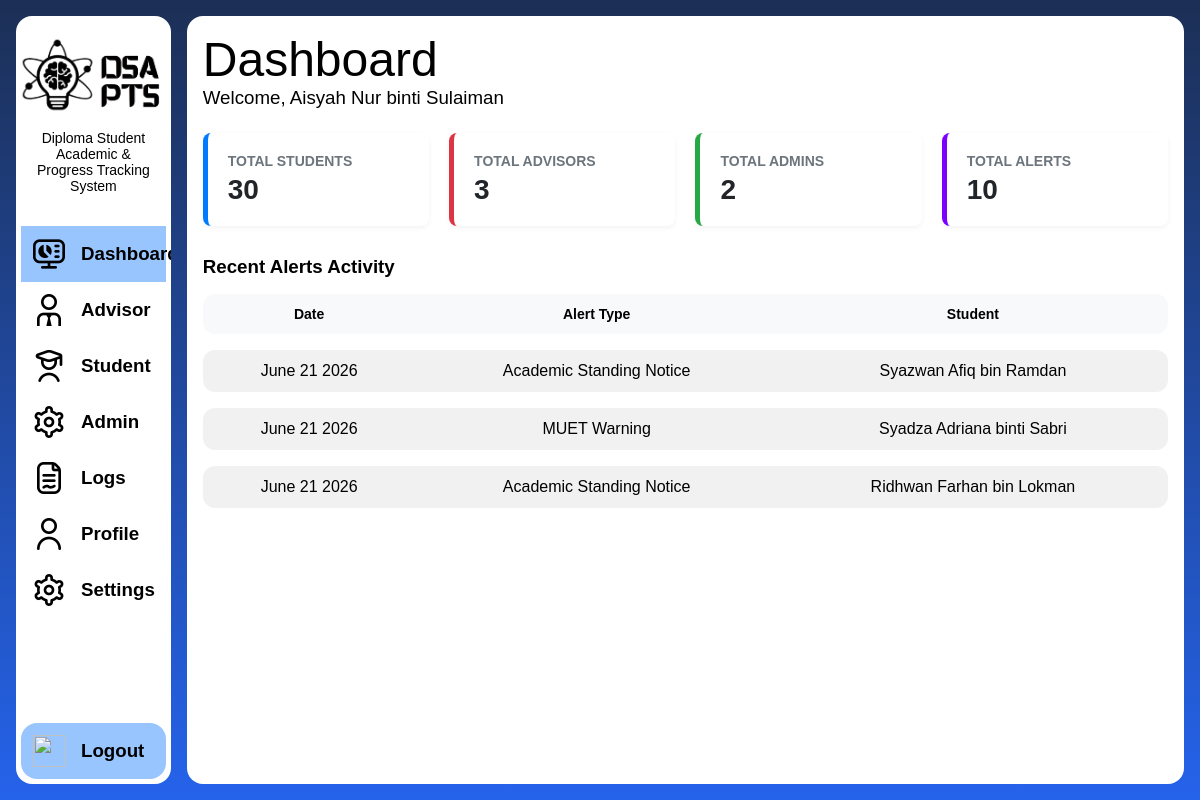
Page /admin/dashboard-admin.php (signed in) on the earlier database version.
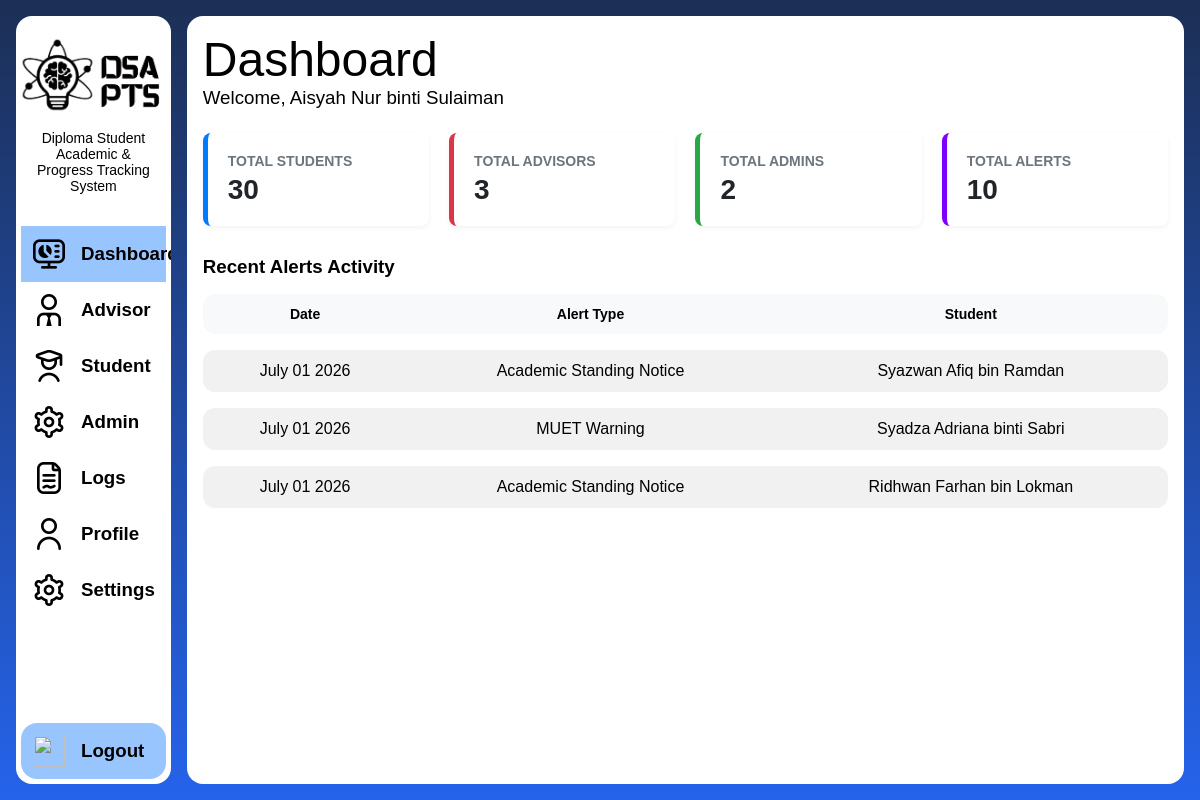
Same page on the later database version.
### tables this page shows
CREATE TABLE `alert` (
  `alert_id` int(11) NOT NULL,
  `message` text NOT NULL,
  `alert_type` varchar(50) DEFAULT NULL,
  `date_sent` date NOT NULL,
  `user_id` int(11) DEFAULT NULL
);

CREATE TABLE `user` (
  `user_id` int(11) NOT NULL,
  `login_id` varchar(10) NOT NULL,
  `name` varchar(100) NOT NULL,
  `email` varchar(100) NOT NULL,
  `password` varchar(255) NOT NULL,
  `profile_picture` varchar(255) DEFAULT NULL,
  `address` varchar(255) DEFAULT NULL,
  `phone_number` varchar(20) DEFAULT NULL
);

### models/functions.php (called while the page is built, shortened)
<?php
function getCount($conn, $table)
{
    $result = $conn->query("SELECT COUNT(*) AS total FROM $table");
    $row = $result->fetch_assoc();
    return $row['total'];
}
function getRecentAlerts($conn)
{
    $sql = "
        SELECT alert.*, user.name
        FROM alert
        INNER JOIN user ON alert.user_id = user.user_id
        ORDER BY alert_id DESC
        LIMIT 3
    ";
    $result = $conn->query($sql);
    $data = [];
    if ($result) {
        while ($row = $result->fetch_assoc()) {
            $data[] = $row;
        }
    }
    return $data;
}

### admin/dashboard-admin.php (the view, shortened to what this page needs)
<!DOCTYPE html>
<html lang="en">
<head>
    <link rel="stylesheet" href="../style/layout.css">
    <link rel="stylesheet" href="../style/admin.css">
    <link rel="stylesheet" href="../style/styles.css">
</head>
<body class="page-body main-gradient-bg">
    <?php
    include("components/sidebar-admin.php");
    include("../models/functions.php");
    $studentCount = getCount($conn, "student");
    $adminCount = getCount($conn, "admin");
    $advisorCount = getCount($conn, "advisor");
    $alertCount = getCount($conn, "alert");
    $recentAlerts = getRecentAlerts($conn);
    ?>
    <main class="main-content main-rounded">
        <h1 class="content-title">Dashboard</h1>
        <h3 class="content-welcome">Welcome, <?= $_SESSION['name'] ?></h3>
        <div class="dashboard-summary-cards">
            <div class="stat-card" style="border-left:5px solid #007bff;">
                <div class="card-text-head">Total Students</div>
                <div class="card-text-body" style="color:#212529;">
                    <?= $studentCount ?>
                </div>
            </div>
            <div class="stat-card" style="border-left:5px solid #dc3545;">
                <div class="card-text-head">Total Advisors</div>
                <div class="card-text-body" style="color:#212529;">
                    <?= $advisorCount ?>
                </div>
            </div>
            <div class="stat-card" style="border-left:5px solid #28a745;">
                <div class="card-text-head">Total Admins</div>
                <div class="card-text-body" style="color:#212529;">
                    <?= $adminCount ?>
                </div>
            </div>
            <div class="stat-card" style="border-left:5px solid #7b00ff;">
                <div class="card-text-head">Total Alerts</div>
                <div class="card-text-body" style="color:#212529;">
                    <?= $alertCount ?>
                </div>
            </div>
        </div>
        <h3>Recent Alerts Activity</h3>
        <table>
            <thead>
                <tr>
                    <th>Date</th>
                    <th>Alert Type</th>
                    <th>Student</th>
                </tr>
            </thead>
            <tbody>
                <?php foreach ($recentAlerts as $a): ?>
                    <tr>
                        <td>
                            <?= date("F d Y", strtotime($a['date_sent'])) ?>
                        </td>
                        <td>
                            <?= $a['alert_type'] ?>
                        </td>
                        <td>
                            <?= $a['name'] ?>
                        </td>
                    </tr>
                <?php endforeach; ?>
            </tbody>
        </table>
    </main>
</body>
</html>

Differences in the rows shown:
removed alert: date_sent "June 21 2026", alert_type "Academic Standing Notice", user.name "Syazwan Afiq bin Ramdan"
removed alert: date_sent "June 21 2026", alert_type "MUET Warning", user.name "Syadza Adriana binti Sabri"
removed alert: date_sent "June 21 2026", alert_type "Academic Standing Notice", user.name "Ridhwan Farhan bin Lokman"
added alert: date_sent "July 01 2026", alert_type "Academic Standing Notice", user.name "Syazwan Afiq bin Ramdan"
added alert: date_sent "July 01 2026", alert_type "MUET Warning", user.name "Syadza Adriana binti Sabri"
added alert: date_sent "July 01 2026", alert_type "Academic Standing Notice", user.name "Ridhwan Farhan bin Lokman"
